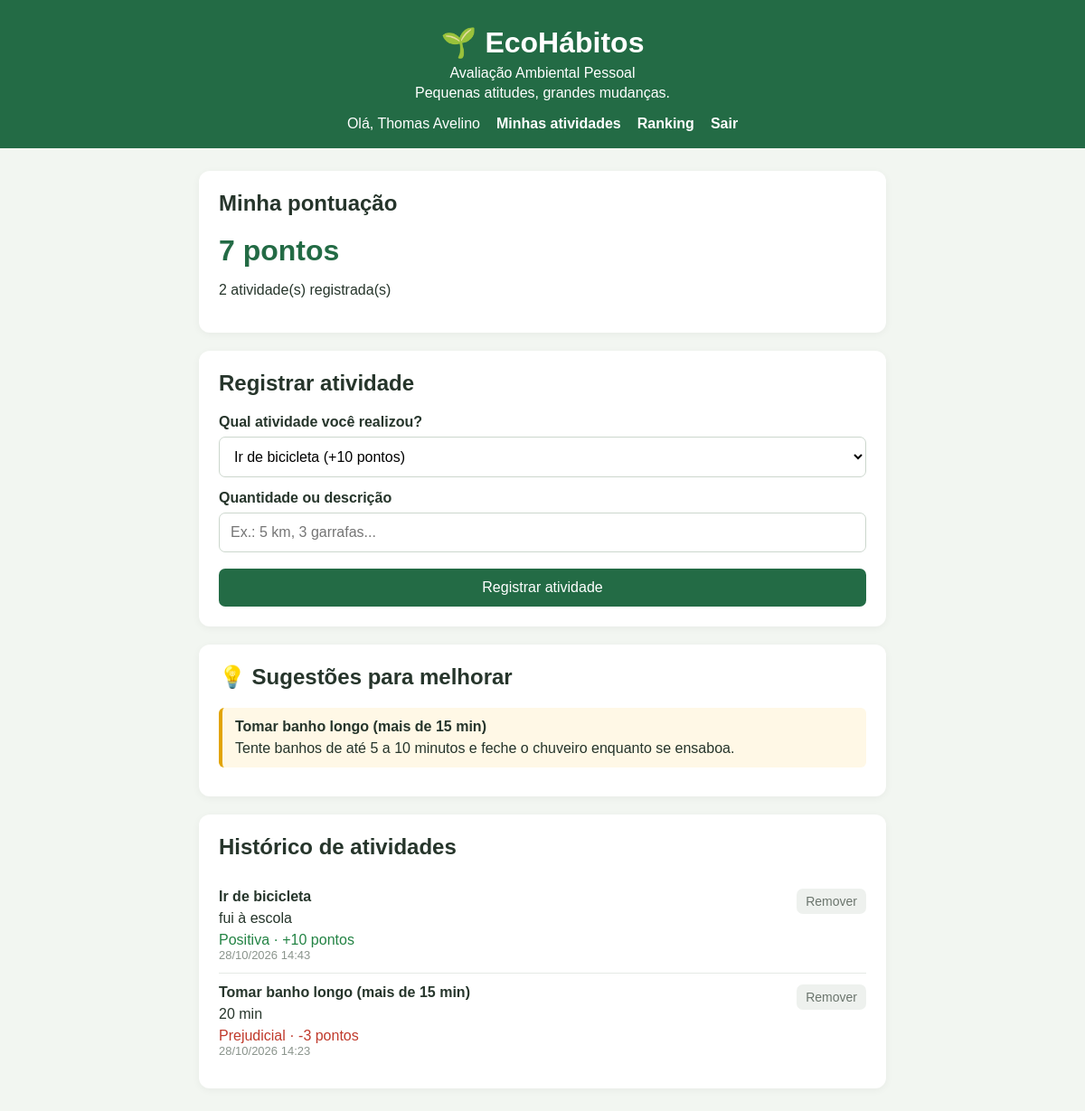
/ (signed in), run on the app's committed database.
### tables this page shows
CREATE TABLE usuarios (
                id          INTEGER PRIMARY KEY AUTOINCREMENT,
                nome        TEXT NOT NULL UNIQUE COLLATE NOCASE,
                senha_hash  TEXT NOT NULL,
                criado_em   TEXT NOT NULL DEFAULT (datetime('now', 'localtime'))
            );

CREATE TABLE atividades (
                id          INTEGER PRIMARY KEY AUTOINCREMENT,
                usuario_id  INTEGER NOT NULL
                            REFERENCES usuarios(id) ON DELETE CASCADE,
                tipo        TEXT NOT NULL,
                nome        TEXT NOT NULL,
                categoria   TEXT NOT NULL,
                pontos      INTEGER NOT NULL,
                quantidade  TEXT NOT NULL,
                criado_em   TEXT NOT NULL DEFAULT (datetime('now', 'localtime'))
            );

### eco2/ecohabitos/main.py (the view)
@app.route("/")
@login_obrigatorio
def inicio():
    db = get_db()
    atividades = db.execute(
        "SELECT * FROM atividades WHERE usuario_id = ? ORDER BY id DESC",
        (g.usuario["id"],),
    ).fetchall()
    pontuacao = sum(a["pontos"] for a in atividades)
    sugestoes = []
    vistos = set()
    for a in atividades:
        regra = REGRAS.get(a["tipo"])
        if a["pontos"] < 0 and a["tipo"] not in vistos and regra and regra.get("sugestao"):
            vistos.add(a["tipo"])
            sugestoes.append({"nome": regra["nome"], "texto": regra["sugestao"]})
    return render_template(
        "index.html",
        pontuacao=pontuacao,
        atividades=atividades,
        regras=REGRAS,
        sugestoes=sugestoes,
    )

### eco2/ecohabitos/main.py (called while the page is built)
def get_db():
    if "db" not in g:
        g.db = sqlite3.connect(app.config["DATABASE"])
        g.db.row_factory = sqlite3.Row  # permite acessar colunas pelo nome
        g.db.execute("PRAGMA foreign_keys = ON")
    return g.db

@app.teardown_appcontext
def fechar_db(_erro=None):
    db = g.pop("db", None)
    if db is not None:
        db.close()

@app.before_request
def carregar_usuario():
    g.usuario = None
    usuario_id = session.get("usuario_id")
    if usuario_id is not None:
        g.usuario = get_db().execute(
            "SELECT id, nome FROM usuarios WHERE id = ?", (usuario_id,)
        ).fetchone()
        if g.usuario is None:  # usuário foi apagado do banco
            session.clear()

def login_obrigatorio(funcao):
    @wraps(funcao)
    def protegida(*args, **kwargs):
        if g.usuario is None:
            flash("Entre na sua conta para continuar.", "aviso")
            return redirect(url_for("login"))
        return funcao(*args, **kwargs)
    return protegida

@app.template_filter("data_br")
def data_br(texto):
    try:
        return datetime.strptime(texto, "%Y-%m-%d %H:%M:%S").strftime("%d/%m/%Y %H:%M")
    except (TypeError, ValueError):
        return texto

### eco2/ecohabitos/templates/index.html (shortened to what this page needs)
{% extends "base.html" %}
{% block conteudo %}
    <section>
        <h2>Minha pontuação</h2>
        <div class="pontuacao {{ 'negativa' if pontuacao < 0 }}">
            {{ pontuacao }} pontos
        </div>
        <p>{{ atividades|length }} atividade(s) registrada(s)</p>
    </section>
    <section>
        <h2>Registrar atividade</h2>
        <form action="{{ url_for('registrar') }}" method="POST">
            <label for="tipo">Qual atividade você realizou?</label>
            <select name="tipo" id="tipo" required>
                {% for chave, regra in regras.items() %}
                    <option value="{{ chave }}">
                        {{ regra.nome }} ({{ "%+d"|format(regra.pontos) }} pontos)
                    </option>
                {% endfor %}
            </select>
            <label for="quantidade">Quantidade ou descrição</label>
            <input
                type="text"
                id="quantidade"
                name="quantidade"
                placeholder="Ex.: 5 km, 3 garrafas..."
                maxlength="100"
                required
            >
            <button type="submit">Registrar atividade</button>
        </form>
    </section>
    {% if sugestoes %}
        <section>
            <h2>💡 Sugestões para melhorar</h2>
            {% for s in sugestoes %}
                <div class="sugestao">
                    <strong>{{ s.nome }}</strong>
                    <p>{{ s.texto }}</p>
                </div>
            {% endfor %}
        </section>
    {% endif %}
    <section>
        <h2>Histórico de atividades</h2>
        {% if atividades %}
            {% for atividade in atividades %}
                <div class="atividade">
                    <div>
                        <strong>{{ atividade.nome }}</strong>
                        <p>{{ atividade.quantidade }}</p>
                        {% set classe = 'positiva' if atividade.pontos > 0
                                        else 'prejudicial' if atividade.pontos < 0
                                        else 'neutra' %}
                        <span class="{{ classe }}">
                            {{ atividade.categoria }} · {{ "%+d"|format(atividade.pontos) }} pontos
                        </span>
                        <div class="data">{{ atividade.criado_em|data_br }}</div>
                    </div>
                    <form action="{{ url_for('excluir', atividade_id=atividade.id) }}" method="POST"
                          onsubmit="return confirm('Remover esta atividade?');">
                        <button type="submit" class="botao-excluir">Remover</button>
                    </form>
                </div>
            {% endfor %}
        {% else %}
            <p class="vazia">
                Você ainda não registrou nenhuma atividade. Comece agora!
            </p>
        {% endif %}
    </section>
{% endblock %}

### eco2/ecohabitos/templates/base.html (shortened to what this page needs)
<!DOCTYPE html>
<html lang="pt-BR">
<head>
</head>
<body>
    <header>
        <h1>🌱 EcoHábitos</h1>
        <p>Avaliação Ambiental Pessoal</p>
        <p>Pequenas atitudes, grandes mudanças.</p>
        <nav>
            {% if g.usuario %}
                <span>Olá, {{ g.usuario.nome }}</span>
                <a href="{{ url_for('inicio') }}">Minhas atividades</a>
                <a href="{{ url_for('ranking') }}">Ranking</a>
                <form action="{{ url_for('logout') }}" method="POST">
                    <button type="submit" class="link-botao">Sair</button>
                </form>
            {% else %}
                <a href="{{ url_for('login') }}">Entrar</a>
                <a href="{{ url_for('cadastro') }}">Criar conta</a>
            {% endif %}
        </nav>
    </header>
    <main>
        {% block conteudo %}{% endblock %}
    </main>
</body>
</html>

### eco2/ecohabitos/templates/base.html (style rules this page uses)
body { font-family: Arial, sans-serif; background: #f2f6f1; color: #26352b; margin: 0; }
header { background: #236b45; color: white; padding: 28px 20px 18px; text-align: center; }
header h1 { margin: 0 0 6px; }
header p { margin: 4px 0; }
nav { margin-top: 16px; display: flex; justify-content: center; align-items: center; gap: 18px; flex-wrap: wrap; }
nav a { color: white; text-decoration: none; font-weight: bold; }
nav form { margin: 0; }
nav .link-botao { width: auto; margin: 0; padding: 0; background: none; border: none; color: white; font-weight: bold; font-size: 16px; cursor: pointer; }
main { max-width: 760px; margin: 25px auto; padding: 0 16px; }
section { background: white; padding: 22px; margin-bottom: 20px; border-radius: 12px; box-shadow: 0 2px 8px #0000000c; }
section h2 { margin-top: 0; }
label { display: block; margin: 14px 0 7px; font-weight: bold; }
select, input, button { box-sizing: border-box; width: 100%; padding: 12px; border-radius: 7px; font-size: 16px; }
select, input { border: 1px solid #ccd7cd; background: white; }
button { margin-top: 18px; border: none; background: #236b45; color: white; cursor: pointer; }
.pontuacao { font-size: 32px; color: #236b45; font-weight: bold; }
.atividade { border-bottom: 1px solid #e5eae5; padding: 12px 0; display: flex; justify-content: space-between; gap: 12px; }
.atividade:last-child { border-bottom: none; }
.atividade p { margin: 6px 0; }
.atividade form { margin: 0; }
.botao-excluir { width: auto; margin: 0; padding: 6px 10px; font-size: 14px; background: #eef1ee; color: #6b756d; }
.data { font-size: 13px; color: #8a948c; }
.positiva { color: #238344; }
.prejudicial { color: #c0392b; }
.sugestao { background: #fff8e6; border-left: 4px solid #e2a400; padding: 12px 14px; border-radius: 6px; margin-bottom: 10px; }
.sugestao p { margin: 6px 0 0; }

### data on the page
usuarios: usuario.nome "Thomas Avelino"
atividades: nome "Ir de bicicleta", quantidade "fui à escola", categoria "Positiva", pontos "+10", criado_em|data_br "28/10/2026 14:43"
atividades: nome "Tomar banho longo (mais de 15 min)", quantidade "20 min", categoria "Prejudicial", pontos "-3", criado_em|data_br "28/10/2026 14:23"

### other printed values
{{ pontuacao }} "7"
{{ atividades|length }} "2"
{{ s.nome }} "Tomar banho longo (mais de 15 min)"
{{ s.texto }} "Tente banhos de até 5 a 10 minutos e feche o chuveiro enquanto se ensaboa."
form field tipo "Ir de bicicleta (+10 pontos)"
